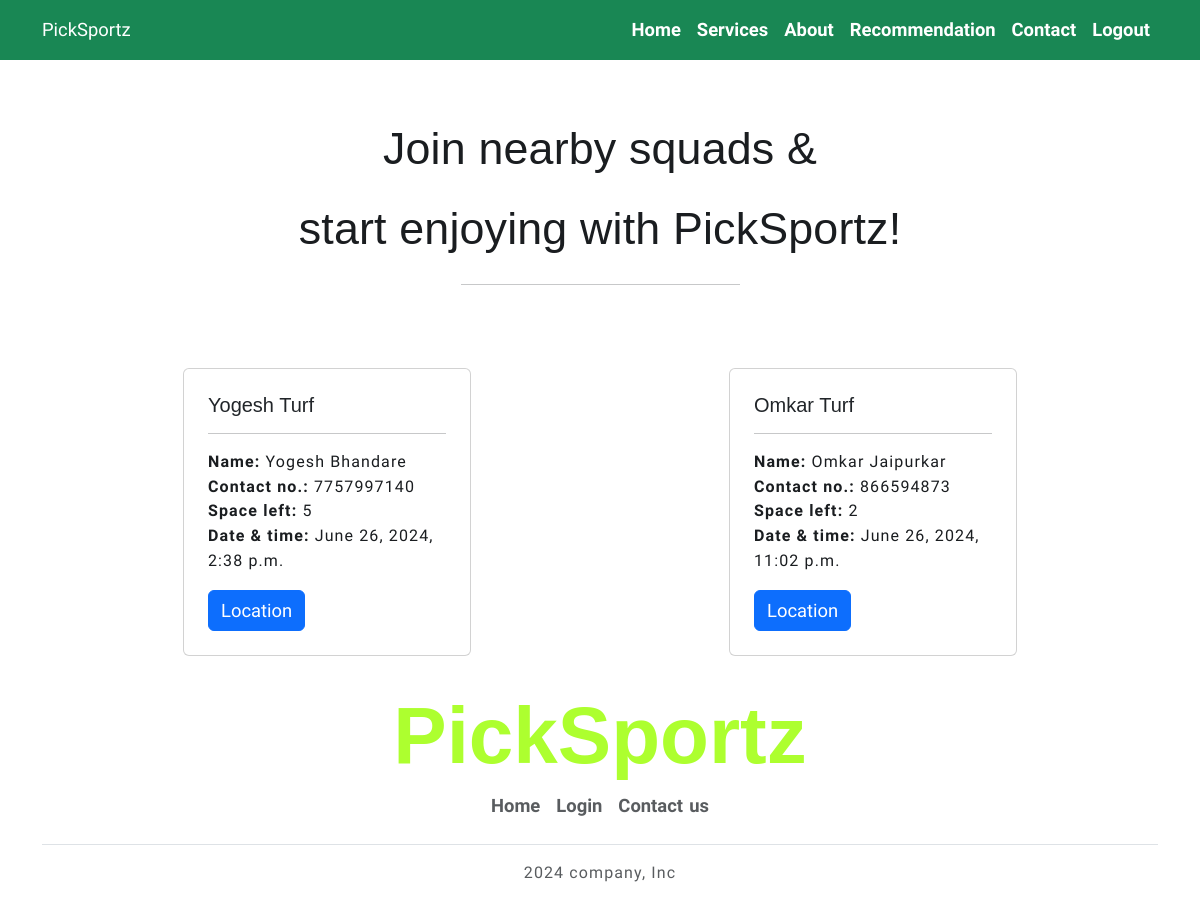
The app's page /join/ (signed in) with its own data.
### main/models.py (models this page shows, shortened)
class TeamMember(models.Model):
    user = models.ForeignKey(User, on_delete=models.SET_NULL, null=True, blank=True)
    first_name = models.CharField(max_length=100)
    last_name = models.CharField(max_length=100)
    contact_number = models.CharField(max_length=20)
    turf_name = models.CharField(max_length=100)
    location = models.CharField(max_length=200)
    teammates_count = models.IntegerField()
    datetime = models.DateTimeField(default=timezone.now)

### main/views.py (the view)
# urls.py: path('join/', join),
@login_required(login_url="/login/")
def join(request):
    queryset = TeamMember.objects.all()
    context = {'organize_team': queryset}
    return render(request, 'join.html', context)

### main/templates/join.html (shortened to what this page needs)
{% extends "layout.html" %}
{% block content %}
      <section class="section-join">
        <div class="container text-center common-title fw-bold">
            <h2 class="common-heading">Join nearby squads &<br>  start enjoying with PickSportz!  </h2>
            <hr class="w-25 mx-auto">
        </div>
      </section>
<div class="container d-flex">
    <div class="container d-flex">
        {% for team in organize_team %}
            <div class="card p-2 mx-auto " style="width: 18rem;">
                <div class="card-body">
                    <h5 class="card-title">{{ team.turf_name }} <hr> </h5>
                    <p class="p-0 m-0"><b>Name:</b> {{ team.first_name }} {{ team.last_name }}</p>
                    <p class="p-0 m-0"><b>Contact no.:</b> {{ team.contact_number }}</p>
                    <p class="p-0 m-0"><b>Space left:</b> {{ team.teammates_count }}</p>
                    <p class="p-0 m-0 mb-3"><b>Date & time:</b> {{ team.datetime }}</p>
                    <a href="https://www.google.com/maps/search/?api=1&query={{ team.location }}" class="btn btn-primary">Location</a>
                </div>
            </div>
        {% endfor %}
    </div>
    </div>
    {% endblock %}

### templates/layout.html (shortened to what this page needs)
{% load static %}
<!DOCTYPE html>
<html lang="en">
    <head>
        <link rel="stylesheet" href="https://cdnjs.cloudflare.com/ajax/libs/font-awesome/6.5.2/css/all.min.css">
        <link href="https://cdn.jsdelivr.net/npm/bootstrap@5.3.3/dist/css/bootstrap.min.css" rel="stylesheet">
        <link rel="stylesheet" href="{% static "style.css" %}">
    </head>
<body>
    <nav class="navbar navbar-expand-lg bg-success py-2 pt-lg-2 " id="homeid">
        <div class="container ">
          <a class="navbar-brand text-white" href="/">
            PickSportz
        </a>
          <div class="collapse navbar-collapse" id="navbarSupportedContent">
            <ul class="navbar-nav ms-auto mb-2 mb-lg-0">
              <li class="nav-item">
                <a class="nav-link active text-white" aria-current="page" href="/">Home</a>
              </li>
              <li class="nav-item">
                  <a class="nav-link text-capitalize text-white" href="#serviceid">Services</a>
                </li>
                <li class="nav-item">
                  <a class="nav-link text-capitalize text-white" href="#section1" >About</a>
                </li>
              <li class="nav-item">
                <a class="nav-link text-capitalize text-white" href="#recommendid" >Recommendation</a>
              </li>
              <li class="nav-item">
                <a class="nav-link text-capitalize text-white" href="#contactid">Contact</a>
              </li>
              <li class="nav-item">
                {% if request.user.is_authenticated %}
                <a class="nav-link text-capitalize text-white" href="/logout/">Logout</a>
                {% else %}
                <a class="nav-link text-capitalize text-white" href="/login/">Login</a>
                {% endif %}
              </li>
            </ul>
          </div>
        </div>
      </nav>
    {% block content %}{% endblock %}
    <div class="container">
        <footer class="py-3 my-4 ">
            <h2 class="text-center cc">PickSportz</h2>
            <ul class="nav justify-content-center border-bottom pb-3 mb-3">
                <li class="nav-item">
                    <a href="/" class="nav-link px-2 text-muted">Home</a>
                </li>
                <li class="nav-item">
                  {% if request.uesr.is_authenticated %}
                    <a href="logout/" class="nav-link px-2 text-muted">Logout</a>
                  {% else %}
                    <a href="login/" class="nav-link px-2 text-muted">Login</a>
                    {% endif %}
                </li>
                <li class="nav-item">
                    <a href="#contactid" class="nav-link px-2 text-muted">Contact us</a>
                </li>
            </ul>
            <p class="text-center text-muted">2024 company, Inc </p>
        </footer>
    </div>
</body>
</html>

### static/style.css (style rules this page uses)
* { margin: 0; padding: 0; box-sizing: border-box; font-family: 'urbanist', sans-serif; }
:root { --bs-dark-color : #1a1d20; --bs-dark-primary: #1c1c1c; --bs-main-color : #fff; --bs-primary-color : #c6c6c6; --secondary-color : #29a9fd; --bs-supporting-color : #C850C0; --bs-important-color : #42f548; }
h1,h2,h3,h4,h5 { font-family: sans-serif; color: var( --bs-dark-color); }
h2 { line-height: 5rem; font-weight: 600; font-size: 5rem; }
p { margin : 0; font-weight: 400; font-size: 1rem; color: var( --bs-dark-color); letter-spacing: 0.07rem; line-height: 1.55rem; font-synthesis: none; text-rendering: optimizeLegibility; }
a { text-decoration: none; }
li { list-style: none; }
button,a { font-size : 1.15rem !important; letter-spacing: 0.03; word-spacing: .1rem; color: var(--bs-main-color); }
.common-heading { font-size: 2.8rem; font-weight: 500; letter-spacing: 0.01rem !important; }
.common-title { margin-bottom: 4.2rem; }
.nav-link { color: var(--bs-main-color); font-weight: bold; }
.cc { color: greenyellow; }
.section-join { padding: 3rem 0 1rem 0 ; }

### records on screen
TeamMember: turf_name "Yogesh Turf", first_name "Yogesh", last_name "Bhandare", contact_number "7757997140", teammates_count "5", datetime "June 26, 2024, 2:38 p.m."
TeamMember: turf_name "Omkar Turf", first_name "Omkar", last_name "Jaipurkar", contact_number "866594873", teammates_count "2", datetime "June 26, 2024, 11:02 p.m."
